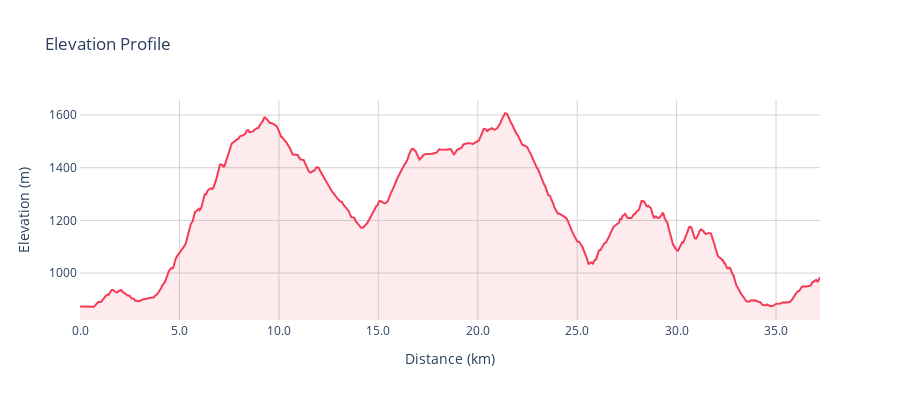

This figure's notebook cell:
### Markdown cell above
# Plot - Elevation profile

### Code cell
# Create the plot
fig = px.line(
    x=df['cum_distance_3d_km'],
    y=df['elevation'],
    title='Elevation Profile',
    labels={
        'x': 'Distance (km)',
        'y': 'Elevation (m)'
    }
)

fig.update_traces(
    line_color=colors['main'],
    line_width=2,
    fill='tonexty',
    fillcolor=f"rgba{tuple(int(colors['main'].lstrip('#')[i:i+2], 16) for i in (0, 2, 4)) + (0.1,)}",
    mode='lines',
)

fig.update_layout(
    showlegend=False,
    plot_bgcolor='white',
    width=900,
    height=400,
    hoverdistance=100,     # Maximum distance to show hover effect
    spikedistance=100,     # Maximum distance to show spike
    yaxis=dict(
        range=[df['elevation'].min() - 50, df['elevation'].max() + 50],
        tickformat='.0f',  # Format y-axis ticks to 1 decimal place
        showline=True,
        showgrid=True,
        gridcolor='lightgrey',
        showspikes=True,         # Show spike line
        spikecolor=colors['main'],
        spikesnap='data',      # Spike snaps to data points
        spikemode='across',      # Spike goes across the plot
        spikethickness=1
    ),
    xaxis=dict(
        tickformat='.1f',  # Format x-axis ticks to 2 decimal places
        showline=True,
        showgrid=True,
        gridcolor='lightgrey',
        spikemode='across',
        spikesnap='data',
        spikethickness=1,
        spikecolor=colors['main']
    ),
    yaxis_title='Elevation (m)',
    xaxis_title='Distance (km)',
)

fig.show()

### Figure 1 — Plotly figure (JSON) as saved in the notebook; plotly's stock layout.template omitted (floating-point values rounded to 4 significant figures; data arrays with more than 128 entries replaced by an {"elided": "..."} marker saying what was removed)
{"data": [{"fill": "tonexty", "fillcolor": "rgba(245, 59, 87, 0.1)", "hovertemplate": "Distance (km)=%{x}<br>Elevation (m)=%{y}<extra></extra>", "legendgroup": "", "line": {"color": "#f53b57", "dash": "solid", "width": 2}, "marker": {"symbol": "circle"}, "mode": "lines", "name": "", "orientation": "v", "showlegend": false, "type": "scatter", "x": {"elided": "999 float values"}, "xaxis": "x", "y": {"elided": "999 int values"}, "yaxis": "y"}], "layout": {"height": 400, "hoverdistance": 100, "legend": {"tracegroupgap": 0}, "plot_bgcolor": "white", "showlegend": false, "spikedistance": 100, "title": {"text": "Elevation Profile"}, "width": 900, "xaxis": {"anchor": "y", "domain": [0, 1], "gridcolor": "lightgrey", "showgrid": true, "showline": true, "spikecolor": "#f53b57", "spikemode": "across", "spikesnap": "data", "spikethickness": 1, "tickformat": ".1f", "title": {"text": "Distance (km)"}}, "yaxis": {"anchor": "x", "domain": [0, 1], "gridcolor": "lightgrey", "range": [822, 1657], "showgrid": true, "showline": true, "showspikes": true, "spikecolor": "#f53b57", "spikemode": "across", "spikesnap": "data", "spikethickness": 1, "tickformat": ".0f", "title": {"text": "Elevation (m)"}}}}
